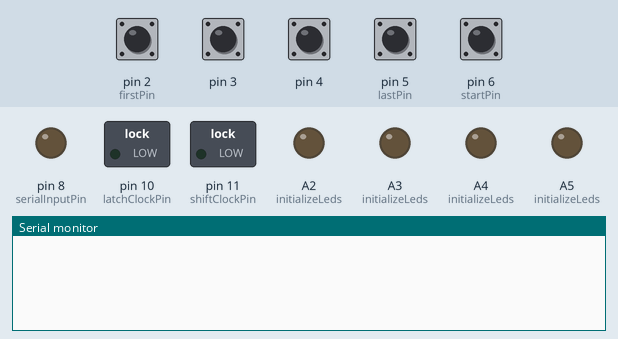
This sketch was run on a simulated Arduino Uno, built with avr-gcc and run on an emulated ATmega328P. Shown: switched loads named in the sketch (green lamp = pin HIGH), output pins drawn as LEDs (lit = HIGH), the last lines printed to the serial monitor. The test bench sets the inputs (shaded band); at power-on: pin 2 (firstPin), pin 3, pin 4, pin 5 (lastPin), pin 6 (startPin) HIGH. Random numbers use the default seed unless the sketch sets one; pins used as bus, display or sensor lines are not drawn.

Above: at 1.2 s.
1.3 s: pin 6 (startPin) pulled LOW for 0.15 s
At 2.6 s:
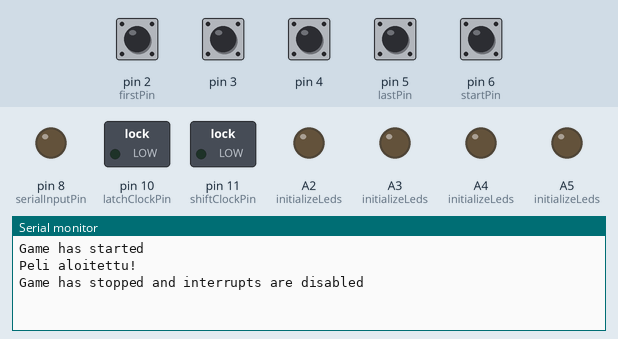
2.9 s: pin 6 (startPin) pulled LOW for 1 s
At 3.9 s:
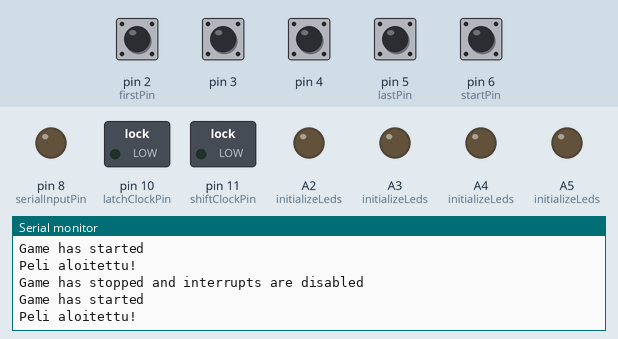

Measured:
- after the input at 1.3 s, the serial monitor: prints a new line at once (image 1)

The sketch:

spedenSpelit0.3.ino
```cpp
#include "display.h"
#include "buttons.h"
#include "leds.h"
#include "SpedenSpelit.h"

volatile uint8_t interruptCount = 0;
float currentFrequency = 1.0;
volatile int ledNumber = 0;
extern volatile uint8_t buttonNumber;
volatile bool gameStarted = false;
uint8_t result = 0;

void setup()
{
  Serial.begin(9600);
  initializeLeds();
  initializeDisplay();
  initButtonsAndButtonInterrupts();
}

void loop()
{
  ledNumber = random(0, 4);
  setLed(ledNumber);
  delay(2000);
  checkGame();
  clearAllLeds();
  delay(500);

}

void initializeTimer(void)
{
	TCCR1A = 0;
  TCCR1B = 0;
  TCNT1 = 0;

  OCR1A = 15624; //16  MHz / 1024 prescaler = 15625 for 1 Hz

  TCCR1B |= (1 << WGM12); //CTC mode

  TCCR1B |= (1 << CS12) | (1<< CS10); //CS10 & CS12 for 1024 prescaler

  TIMSK1 |= (1 << OCIE1A); //Timer compare interrupt

  sei();
}

ISR(TIMER1_COMPA_vect)
{

}

void checkGame() {
    if (gameStarted) {
        if (ledNumber == buttonNumber)
        {
          showResult();  // Only show result if the game is running
        } else {
          stopTheGame(); // Call to stop the game on incorrect press
        }
    }
}

void initializeGame()
{

}

void startTheGame()
{
  result = 0; //timerin resetointi täytyy lisätä
  initializeGame();
  initializeTimer();
  Serial.println("Game has started");
}

void stopTheGame()
{
  gameStarted = false;
  TIMSK1 &= ~(1 << OCIE1A);
  TCCR1B &= ~((1 << CS12) | (1 << CS10));
  clearAllLeds();
  setToZero();
  Serial.println("Game has stopped and interrupts are disabled");
}
```

SpedenSpelit.h
```cpp
#ifndef SPEDENSPELIT_H
#define SPEDENSPELIT_H
#include <arduino.h>
#include <avr/io.h>
#include <avr/interrupt.h>
extern volatile bool gameStarted;
extern uint8_t result;

void initializeTimer(void);

ISR(TIMER1_COMPA_vect);

void initializeGame(void);

void checkGame(byte);

void startTheGame(void);

void stopTheGame(void);

#endif
```

buttons.cpp
```cpp
#include "buttons.h"
#include "SpedenSpelit.h"

unsigned long lastDebounceTime = 0;    // Ajastin kytkinvärähtelyä varten
const unsigned long debounceDelay = 50; // 50 ms debounce-ajastin
volatile uint8_t buttonNumber = 0;


// Kytkimien ja keskeytysten alustus
void initButtonsAndButtonInterrupts(void) {
    // Aseta pinnit 2-6 tulopinneiksi
    for (byte pin = firstPin; pin <= startPin; pin++) {
        pinMode(pin, INPUT_PULLUP); // Asetetaan sisääntulopinneiksi ja käytetään pull-up vastuksia
    }

    // Ota käyttöön Pin Change Interrupt PCICR-rekisterissä
    PCICR |= (1 << PCIE2);  // Ota käyttöön keskeytykset PCINT[23:16] (vastaa D-pinssejä 0-7)

    // Aseta PCMSK2-rekisteri niin, että keskeytyksiä syntyy pinneille 2-6
    PCMSK2 |= (1 << PCINT18) | (1 << PCINT19) | (1 << PCINT20) | (1 << PCINT21) | (1 << PCINT22); // pin 2-6
}

// Keskeytyspalvelija kytkinpainalluksille
// Keskeytyspalvelija kytkinpainalluksille
ISR(PCINT2_vect) {
    unsigned long currentTime = millis();

    if ((currentTime - lastDebounceTime) > debounceDelay) {
        for (byte pin = firstPin; pin <= startPin; pin++) {
            if (digitalRead(pin) == LOW) {

                if (pin == 6) {
                    gameStarted = true;
                    startTheGame();
                    Serial.println("Peli aloitettu!");
                } else if (gameStarted) {
                    switch (pin) {
                        case 2:
                            buttonNumber = 0;
                            break;
                        case 3:
                            buttonNumber = 1;
                            break;
                        case 4:
                            buttonNumber = 2;
                            break;
                        case 5:
                            buttonNumber = 3;
                            break;
                        default:
                            break;
                    }
                    Serial.print("Nappia ");
                    Serial.print(buttonNumber);
                    Serial.println(" painettu");
                }

                break;
            }
        }
        lastDebounceTime = currentTime;
    }
}
```

buttons.h
```cpp
#ifndef BUTTONS_H
#define BUTTONS_H

#include <arduino.h>
#include <avr/io.h>
#include <avr/interrupt.h>

const byte firstPin = 2; // Ensimmäinen kytkinpinni D-väylällä (2-5 pelin kytkimille)
const byte lastPin = 5;  // Viimeinen kytkinpinni D-väylällä
const byte startPin = 6; // Pin 6 pelin aloituskytkimelle

extern volatile bool gameStarted;

void initButtonsAndButtonInterrupts(void);

ISR(PCINT2_vect);

#endif
```

display.cpp
```cpp
#include "display.h"
#include <stdint.h>
#include "SpedenSpelit.h"

const int resetPin = 12;
const int shiftClockPin = 11;
const int latchClockPin = 10;
const int serialInputPin = 8;

const uint8_t digits[10] =
{
  0b00111111, // 0
  0b00000110, // 1
  0b01011011, // 2
  0b01001111, // 3
  0b01100110, // 4
  0b01101101, // 5
  0b01111101, // 6
  0b00000111, // 7
  0b01111111, // 8
  0b01101111  // 9
};

void initializeDisplay()
{
    pinMode(resetPin, OUTPUT);
    pinMode(shiftClockPin, OUTPUT);
    pinMode(latchClockPin, OUTPUT);
    pinMode(serialInputPin, OUTPUT);

    digitalWrite(resetPin, HIGH);
    digitalWrite(shiftClockPin, LOW);
    digitalWrite(latchClockPin, LOW);
    digitalWrite(serialInputPin, LOW);
}


void writeTwoBytes(uint8_t digit1, uint8_t digit2)
{
    for (int i = 7; i >= 0; i--)
    {
        digitalWrite(serialInputPin, (digit1 >> i) & 0x01);
        digitalWrite(shiftClockPin, HIGH);
        delayMicroseconds(1);
        digitalWrite(shiftClockPin, LOW);
    }

    for (int i = 7; i >= 0; i--)
    {
        digitalWrite(serialInputPin, (digit2 >> i) & 0x01);
        digitalWrite(shiftClockPin, HIGH);
        delayMicroseconds(1);
        digitalWrite(shiftClockPin, LOW);
    }

    digitalWrite(latchClockPin, HIGH);
    delayMicroseconds(1);
    digitalWrite(latchClockPin, LOW);
}


void showResult()
{
  if (gameStarted)
  {
  result++;
  if (result > 99)
  {
    return;
  }
  uint8_t tens = result % 10;
  uint8_t ones = result / 10;
  writeTwoBytes(digits[tens], digits[ones]);
  }
}

void setToZero()
{
  writeTwoBytes(0x00, 0x00);
}
```

display.h
```cpp
#ifndef DISPLAY_H
#define DISPLAY_H
#include <arduino.h>

void initializeDisplay(void);

void writeByte(uint8_t number, bool last);

void showResult();

void setToZero();

#endif
```

leds.cpp
```cpp
#include "leds.h"
#include "SpedenSpelit.h"

void initializeLeds()
{
  pinMode(A2, OUTPUT);
  pinMode(A3, OUTPUT);
  pinMode(A4, OUTPUT);
  pinMode(A5, OUTPUT);
}

void setLed(byte ledNumber)
{
  if (gameStarted)
  {
  switch(ledNumber)
  {
    case 0:
      digitalWrite(A2, HIGH);
      break;
    case 1:
      digitalWrite(A3, HIGH);
      break;
    case 2:
      digitalWrite(A4, HIGH);
      break;
    case 3:
      digitalWrite(A5, HIGH);
      break;
  }
  }
}

void clearAllLeds()
{
  digitalWrite(A2, LOW);
  digitalWrite(A3, LOW);
  digitalWrite(A4, LOW);
  digitalWrite(A5, LOW);
}

void setAllLeds()
{
  digitalWrite(A2, HIGH);
  digitalWrite(A3, HIGH);
  digitalWrite(A4, HIGH);
  digitalWrite(A5, HIGH);
}

void show1()
{
  for(int i = 0; i <= 15; i++)
  {
    digitalWrite(A5, i & 0x01);
    digitalWrite(A4, (i >> 1) & 0x01);
    digitalWrite(A3, (i >> 2) & 0x01);
    digitalWrite(A2, (i >> 3) & 0x01);

    delay (450);
  }
}

void show2(int rounds = 7)
{
  int delayTime = 450;
  int minDelay = 100;
  int speedIncrement = 50;

  for (int r = 0; r < rounds; r++)
  {
    for(int led = 0; led <= 3; led++)
    {
      clearAllLeds();
      setLed(led);
      delay(delayTime);

      if(delayTime > minDelay)
      {
        delayTime -= speedIncrement;
      }
    }
  }
  clearAllLeds();
}
```

leds.h
```cpp
#ifndef LEDS_H
#define LEDS_H
#include <arduino.h>

void initializeLeds();

void setLed(byte ledNumber);

void clearAllLeds(void);

void setAllLeds(void);

void show1(void);

void show2(int);

#endif
```
